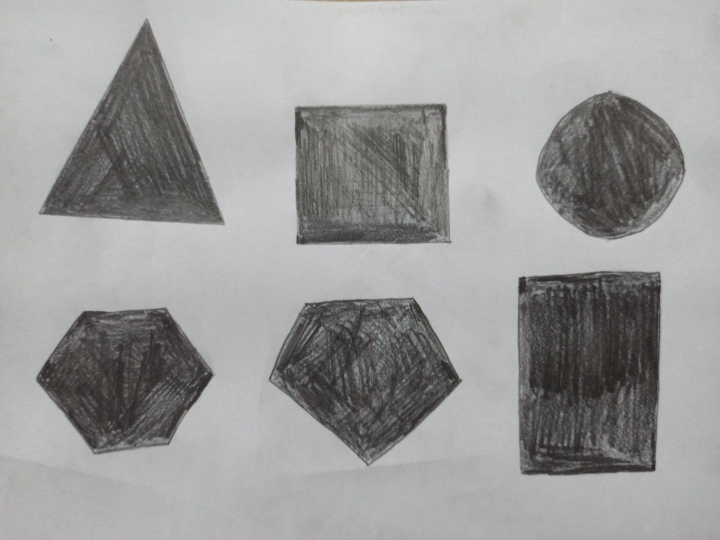
#> input picture shape.jpeg, 1440 x 1080 px (shown at 1/2 size)
$ python shapeDetectAndFindLeftmost.py
#> lines starting #> are read from the running program, lines starting #| are printed output that depends on the picture; after the words box and inside, x2 and y2 are one past the last pixel; in counts of white or black regions, pixels touching at a corner belong together; long printed decimals are rounded
import cv2
import numpy as np

img = cv2.imread("shape.jpeg")
#> img is the input picture: shape (1080, 1440, 3); mean B, G, R 154, 155.3, 154.7
gray = cv2.cvtColor(img,cv2.COLOR_BGR2GRAY)
blur= cv2.blur(gray, (6,6))
print(img.shape)
#| (1080, 1440, 3)

ret,thresh = cv2.threshold(blur,158,255,cv2.THRESH_BINARY)
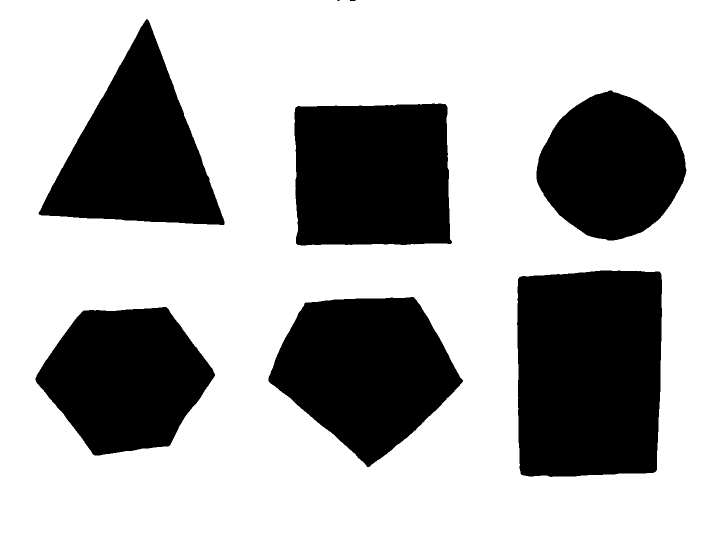
#> thresh: shape (1080, 1440) (shown at 1/2 size); 67.8% white; 8 black regions (1 under 20 px), largest, box (x1, y1, x2, y2) and area: (1034, 541, 1324, 954) 114614, (537, 594, 926, 934) 84951, (589, 207, 904, 491) 84785
cropped = thresh[21:1060,:]
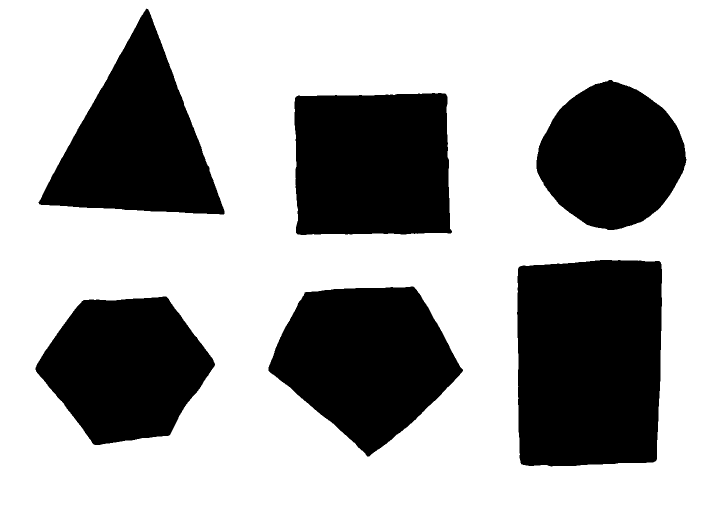
#> cropped: shape (1039, 1440) (shown at 1/2 size); 66.5% white; 6 black regions, box (x1, y1, x2, y2) and area: (1034, 520, 1324, 933) 114614, (537, 573, 926, 913) 84951, (589, 186, 904, 470) 84785, (77, 17, 449, 429) 77665, (71, 593, 430, 890) 73701, (1073, 160, 1373, 460) 64761
cropped = cv2.resize(cropped,(1440,1080))
#> cropped: shape (1080, 1440)
cv2.imshow("cropped",cropped)
print(cropped.shape)
#| (1080, 1440)
cv2.waitKey(0)
cv2.imwrite("binary.jpeg",cropped)

# inverted_binary = ~ binary

# cv2.imshow("binary",thresh)
# cv2.waitKey(0)

median = np.median(blur)
#> median = 180
print(median)
#| 180.0

low = int(max(0, (1 - 0.33)*median))
#> low = 120
high = int(min(255, (1 + 0.33)*median))
#> high = 239

edges = cv2.Canny(image = cropped, threshold1 = low, threshold2 = high)
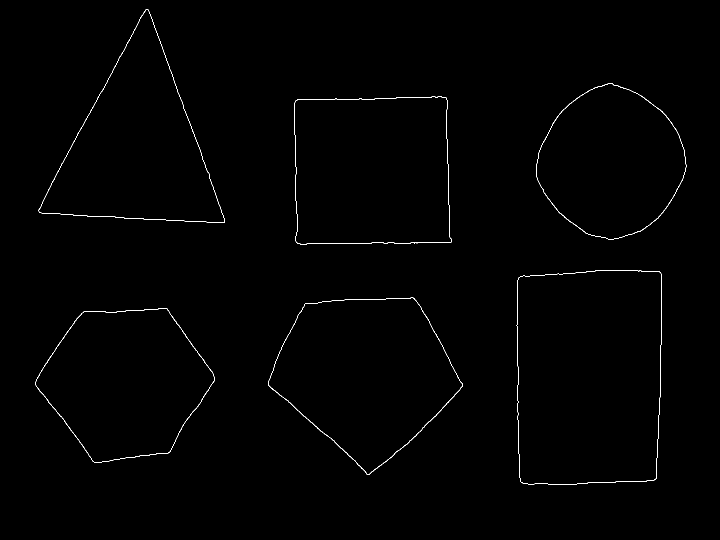
#> edges: shape (1080, 1440) (shown at 1/2 size); 0.48% white in thin lines or dots, all inside (x1, y1, x2, y2) = (70, 18, 1373, 970)
# cv2.imshow("blur",edges)
# cv2.waitKey(0)

contours,hierarchy = cv2.findContours(cropped,cv2.RETR_TREE,cv2.CHAIN_APPROX_NONE)
#> contours = 7 contours; box (x1, y1, x2, y2) and area: (0, 0, 1440, 1080) 1552681, (1033, 540, 1325, 970) 119528, (536, 595, 927, 950) 88423, (588, 193, 905, 489) 88399, (76, 17, 450, 446) 80930, (70, 616, 431, 926) 76699, (1072, 166, 1374, 479) 67419

list = []
list2 = []

for c in contours:
    M = cv2.moments(c)
    cX = int(M["m10"] / M["m00"])
    cY = int(M["m01"] / M["m00"])

    list.append(cX)
    list2.append(cY)
#> this loop made 7 passes
#> (cX, cY) on passes 1 to 7: (719, 539), (250, 764), (730, 748), (1178, 752), (744, 341), (1222, 324), (272, 294)
#> after the loop, list = [719, 250, 730, 1178, 744, 1222, 272]; list2 = [539, 764, 748, 752, 341, 324, 294]
minX = min(list)
#> minX = 250
print(minX)
#| 250

for c in contours:
    M = cv2.moments(c)
    cX = int(M["m10"] / M["m00"])
    cY = int(M["m01"] / M["m00"])

    cv2.drawContours(thresh, [c], -1, (0, 255, 0), 2)
    cv2.circle(thresh, (cX, cY), 7, (255, 255, 255), -1)
    cv2.putText(thresh, "center", (cX - 20, cY - 20),
                cv2.FONT_HERSHEY_SIMPLEX, 0.5, (255, 255, 255), 2)
    cv2.imshow("Image", thresh)
    cv2.waitKey(0)

    size = cv2.contourArea(c)
    rect = cv2.minAreaRect(c)

    cropped = np.float32(cropped)
    mask = np.zeros(cropped.shape, dtype="uint8")

    cv2.fillPoly(mask, [c], (255, 255, 255))
    dst = cv2.cornerHarris(mask, 20, 3, 0.08)
    ret, dst = cv2.threshold(dst, 0.1 * dst.max(), 255, 0)
    dst = np.uint8(dst)
    ret, labels, stats, centroids = cv2.connectedComponentsWithStats(dst)
    criteria = (cv2.TERM_CRITERIA_EPS + cv2.TERM_CRITERIA_MAX_ITER, 100, 0.001)
    corners = cv2.cornerSubPix(cropped, np.float32(centroids), (5, 5), (-1, -1), criteria)

    if (len(corners) == 3):
        if (cX == minX):
            cv2.putText(img, "Top left : Circle", (cX, cY), cv2.FONT_HERSHEY_SIMPLEX, 0.6, (255, 0, 255), 2)
            continue
        cv2.putText(img, "Circle", (cX, cY), cv2.FONT_HERSHEY_SIMPLEX, 0.6, (255, 255, 255), 2)

    if (len(corners) == 4):
        if (cX == minX):
            cv2.putText(img, "Top left : Trianle", (cX, cY), cv2.FONT_HERSHEY_SIMPLEX, 0.6, (255, 0, 255), 2)
            continue
        cv2.putText(img, "Triangle", (cX, cY), cv2.FONT_HERSHEY_SIMPLEX, 0.6, (255, 255, 255), 2)

    if (len(corners) == 5):
        x, y, w, h = cv2.boundingRect(c)
        aspectRatio = float(w)/h
        print(aspectRatio)
        if aspectRatio >= 0.90 and aspectRatio < 1.15:
            if (cX == minX):
                cv2.putText(img, "Top left : Square", (cX, cY), cv2.FONT_HERSHEY_SIMPLEX, 0.6, (255, 0, 255), 2)
                continue
            cv2.putText(img, "Square", (cX, cY), cv2.FONT_HERSHEY_SIMPLEX, 0.6, (255, 255, 255), 2)
        else:
            if (cX == minX):
                cv2.putText(img, "Top left : Rectangle", (cX, cY), cv2.FONT_HERSHEY_SIMPLEX, 0.6, (255, 0, 255), 2)
                continue
            cv2.putText(img, "Rectangle", (cX, cY), cv2.FONT_HERSHEY_SIMPLEX, 0.6, (255, 255, 255), 2)
    if (len(corners) == 6):
        if (cX == minX):
            cv2.putText(img, "Top left : Pentagon", (cX, cY), cv2.FONT_HERSHEY_SIMPLEX, 0.6, (255, 0, 255), 2)
            continue
        cv2.putText(img, "Pentagon", (cX, cY), cv2.FONT_HERSHEY_SIMPLEX, 0.6, (255, 255, 255), 2)
    if (len(corners) == 7):
        if (cX == minX):
            cv2.putText(img, "Top left : Hexagon", (cX, cY), cv2.FONT_HERSHEY_SIMPLEX, 0.6, (255, 0, 255), 2)
            continue
        cv2.putText(img, "Hexagon", (cX, cY), cv2.FONT_HERSHEY_SIMPLEX, 0.6, (255, 255, 255), 2)
#> this loop made 7 passes
#> (cX, cY, size, rect, x, y, w) on passes 4 to 5: (1178, 752, 119527.5, ((1178.5, 754.5), (429, 291), -90), 1033, 540, 292), (744, 341, 88399, ((744.9, 341.7), (313, 293), -1.07), 588, 193, 317)
#> (cX, cY, size, rect) on passes 2, 3, 7: (250, 764, 76699, ((254.3, 762.5), (303, 328.3), -37.12)), (730, 748, 88423, ((732.5, 728.8), (325.2, 345.4), -47.98)), (272, 294, 80929.5, ((273.8, 226.7), (420.9, 373.7), -86.85))
#| 0.6791
#| 1.071
#> pass 1, `cv2.imshow("Image", thresh)`:
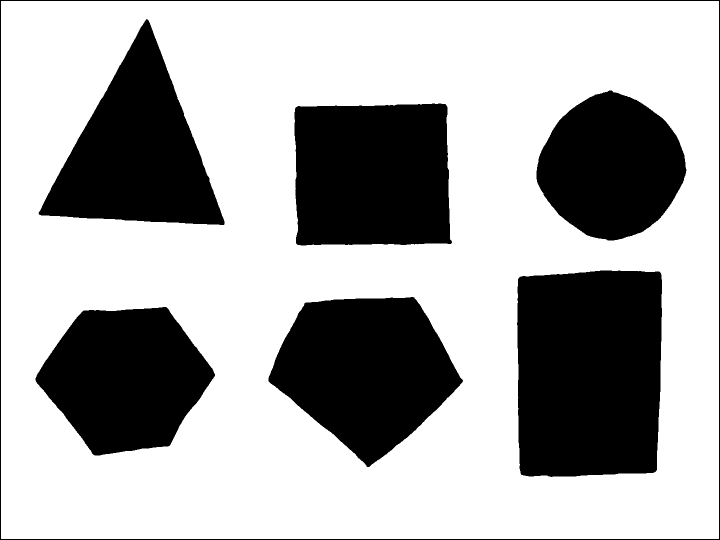
#> window 'Image': shape (1080, 1440) (shown at 1/2 size); 67.2% white; 7 black regions, largest, box (x1, y1, x2, y2) and area: (1034, 541, 1324, 954) 114614, (537, 594, 926, 934) 84951, (589, 207, 904, 491) 84785
#> after the loop: dst: shape (1080, 1440); 0.05% white; 3 white regions, box (x1, y1, x2, y2) and area: (70, 415, 92, 432) 288, (287, 12, 303, 35) 287, (437, 435, 457, 453) 280
#> after the loop:
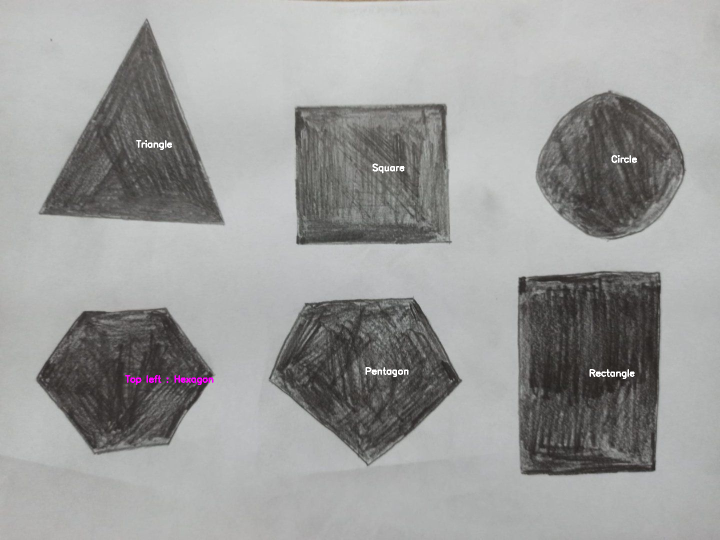
#> img: shape (1080, 1440, 3) (shown at 1/2 size); 0.25% of pixels changed, all inside (x1, y1, x2, y2) = (250, 280, 1274, 770)
#> after the loop:
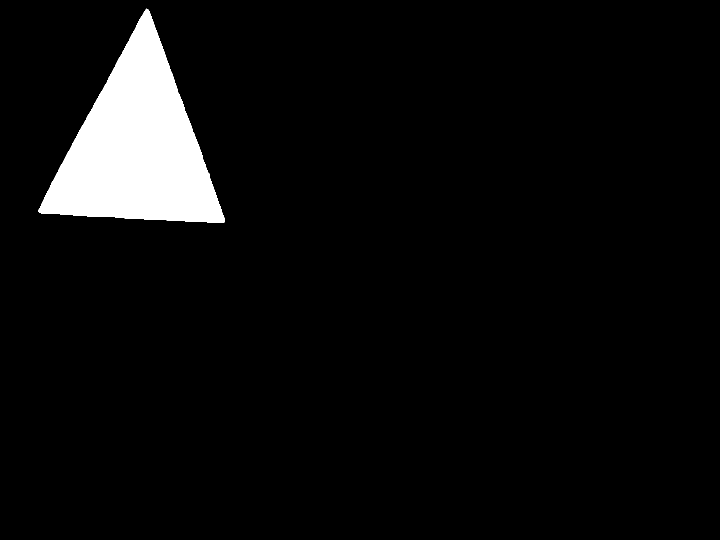
#> mask: shape (1080, 1440) (shown at 1/2 size); 5.2% white; 1 white region, box (x1, y1, x2, y2) and area: (76, 17, 450, 446) 81533
#> after the loop:
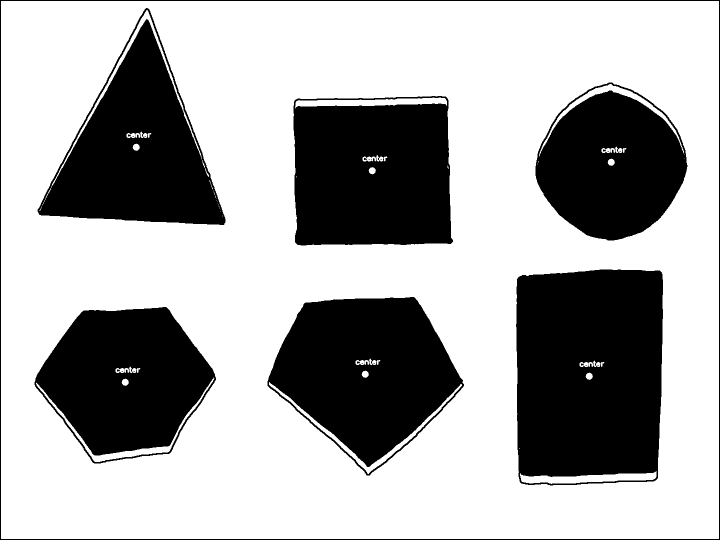
#> thresh: shape (1080, 1440) (shown at 1/2 size); 66.4% white; 31 black regions (24 under 20 px), largest, box (x1, y1, x2, y2) and area: (1032, 539, 1326, 971) 117400, (535, 594, 928, 951) 86486, (587, 192, 906, 491) 86439
cv2.imshow("Shape",img)
cv2.waitKey(0)
